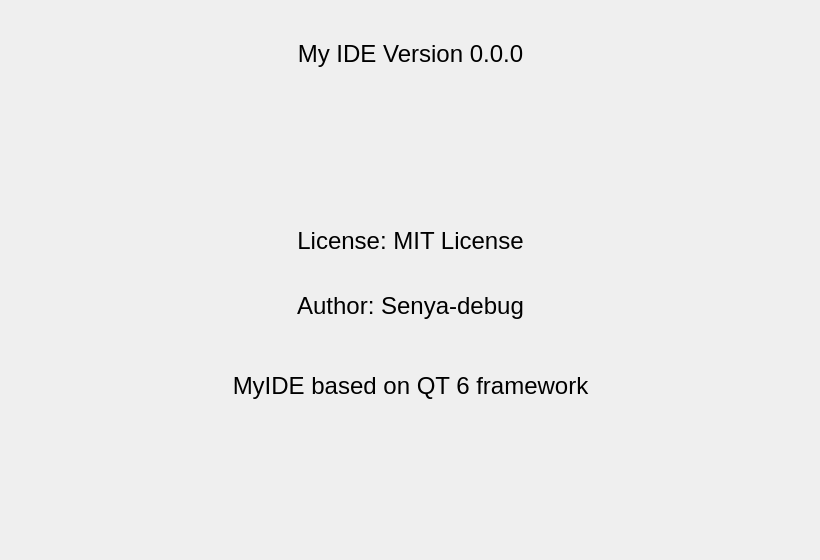
<?xml version="1.0" encoding="UTF-8"?>
<ui version="4.0">
 <class>AboutMenu</class>
 <widget class="QWidget" name="AboutWindow">
  <property name="geometry">
   <rect>
    <x>0</x>
    <y>0</y>
    <width>820</width>
    <height>560</height>
   </rect>
  </property>
  <property name="windowTitle">
   <string>Form</string>
  </property>
  <widget class="QLabel" name="label_2">
   <property name="geometry">
    <rect>
     <x>0</x>
     <y>40</y>
     <width>821</width>
     <height>41</height>
    </rect>
   </property>
   <property name="font">
    <font>
     <pointsize>18</pointsize>
    </font>
   </property>
   <property name="autoFillBackground">
    <bool>false</bool>
   </property>
   <property name="text">
    <string>My IDE Version 0.0.0</string>
   </property>
   <property name="alignment">
    <set>Qt::AlignmentFlag::AlignHCenter|Qt::AlignmentFlag::AlignTop</set>
   </property>
  </widget>
  <widget class="QLabel" name="label">
   <property name="geometry">
    <rect>
     <x>0</x>
     <y>220</y>
     <width>821</width>
     <height>41</height>
    </rect>
   </property>
   <property name="font">
    <font>
     <pointsize>18</pointsize>
    </font>
   </property>
   <property name="text">
    <string>License: MIT License</string>
   </property>
   <property name="alignment">
    <set>Qt::AlignmentFlag::AlignCenter</set>
   </property>
  </widget>
  <widget class="QLabel" name="label_3">
   <property name="geometry">
    <rect>
     <x>0</x>
     <y>260</y>
     <width>821</width>
     <height>91</height>
    </rect>
   </property>
   <property name="font">
    <font>
     <pointsize>18</pointsize>
    </font>
   </property>
   <property name="text">
    <string>Author: Senya-debug</string>
   </property>
   <property name="alignment">
    <set>Qt::AlignmentFlag::AlignCenter</set>
   </property>
  </widget>
  <widget class="QLabel" name="label_4">
   <property name="geometry">
    <rect>
     <x>0</x>
     <y>320</y>
     <width>821</width>
     <height>131</height>
    </rect>
   </property>
   <property name="font">
    <font>
     <pointsize>18</pointsize>
    </font>
   </property>
   <property name="text">
    <string>MyIDE based on QT 6 framework</string>
   </property>
   <property name="alignment">
    <set>Qt::AlignmentFlag::AlignCenter</set>
   </property>
  </widget>
 </widget>
 <resources/>
 <connections/>
</ui>
